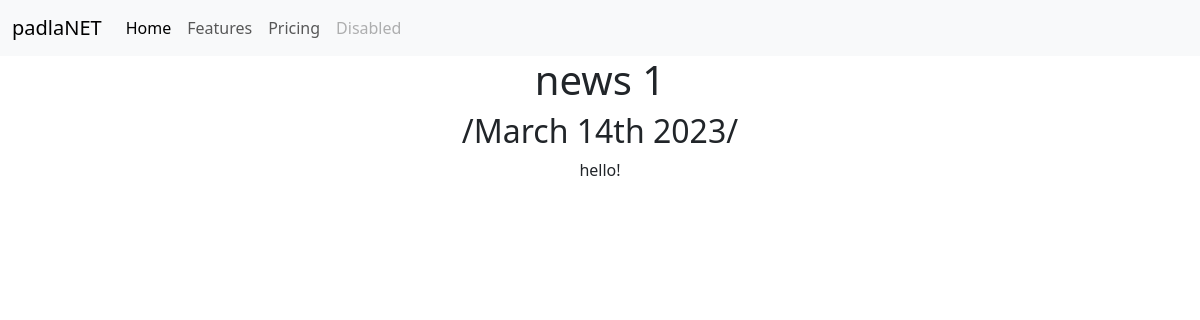
Before: /blog/1/ with the older database file.
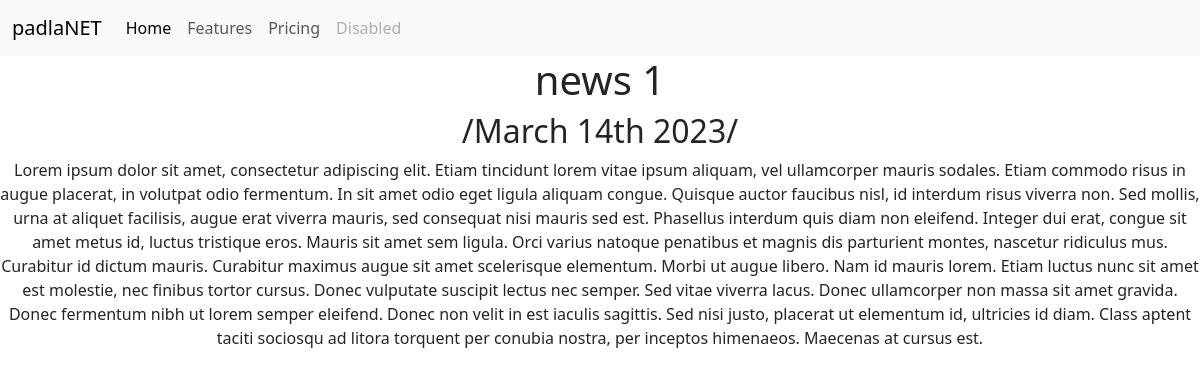
After: the same page with the newer database file.
### blog/models.py (models this page shows)
class Blog(models.Model):
    title = models.CharField(max_length=200)
    description = models.TextField()
    date = models.DateField()

### blog/views.py (the view)
# urls.py: path('<int:blog_id>/', views.detail, name = 'detail' ),
def detail(request, blog_id):
    blog = get_object_or_404(Blog, pk = blog_id)
    return render(request, 'blog/detail.html', {'blog':blog})

### blog/templates/blog/detail.html (shortened to what this page needs)
{% extends 'portfolio/base.html' %}
{% block content %}
</head>
<body>
<center><h1>{{ blog.title }}</h1>
<h2>/{{ blog.date|date:'F jS Y' }}/</h2>
    {{ blog.description|safe }}
    </center>
</body>
</html>
{% endblock %}

Changed rows visible on the page:
changed Blog "news 1": description "hello!" → "Lorem ipsum dolor sit amet, consectetur adipiscing elit. Etiam tincidunt lorem vitae ipsum aliquam, vel ullamcorper mauris sodales. Etiam commodo risus in augue placerat, in volutpat odio fermentum. In sit amet odio eget ligula aliquam congue. Quisque auctor faucibus nisl, id interdum risus viverra non. Sed mollis, urna at aliquet facilisis, augue erat viverra mauris, sed consequat nisi mauris sed est. Phasellus interdum quis diam non eleifend. Integer dui erat, congue sit amet metus id, luctus tristique eros. Mauris sit amet sem ligula. Orci varius natoque penatibus et magnis dis parturient montes, nascetur ridiculus mus. Curabitur id dictum mauris. Curabitur maximus augue sit amet…"
